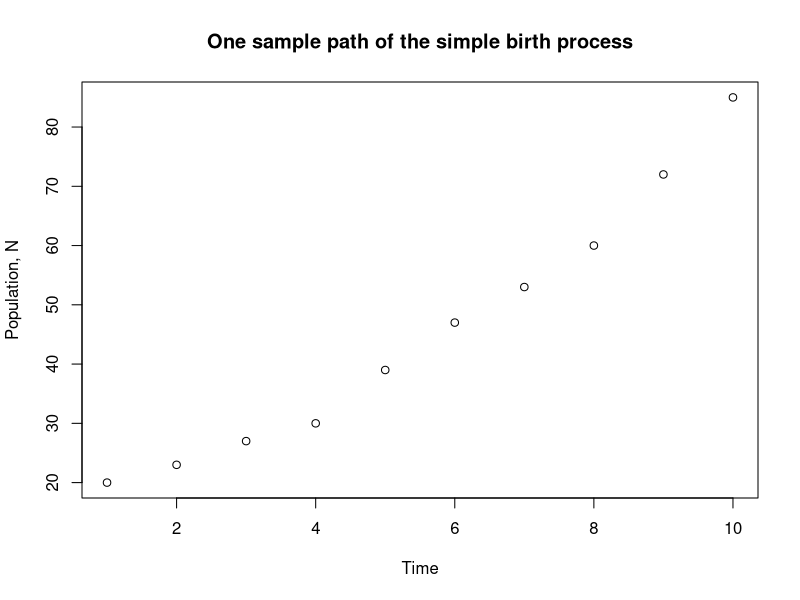
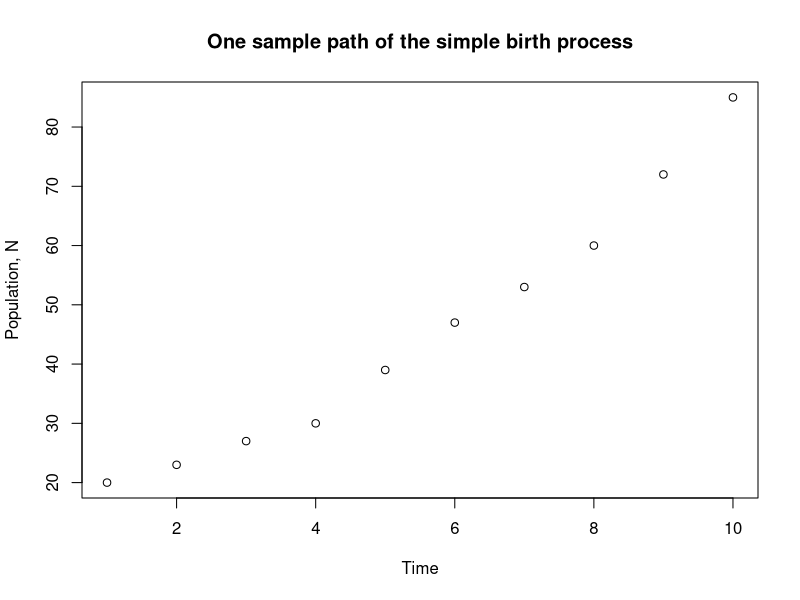
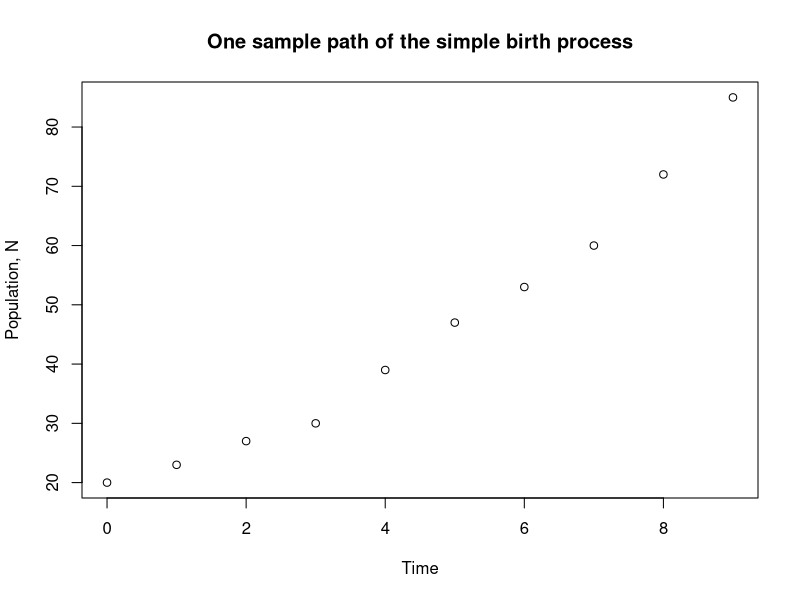
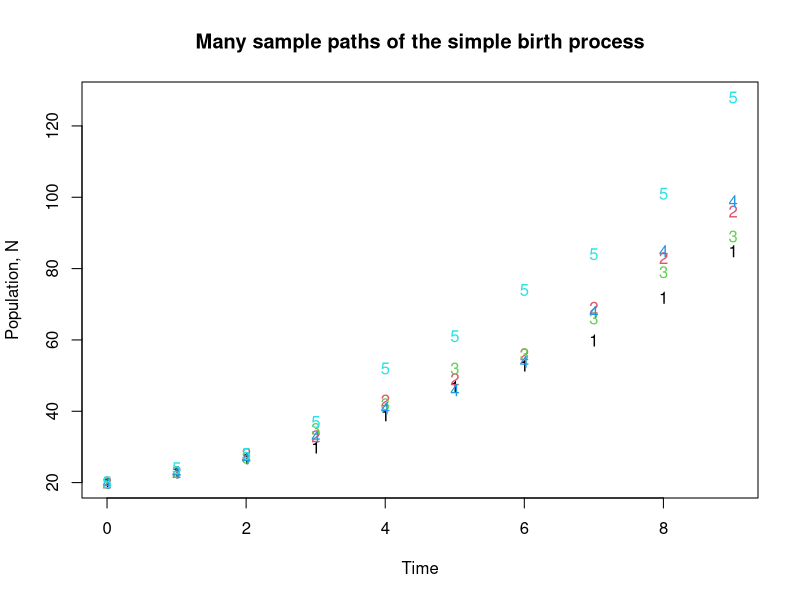
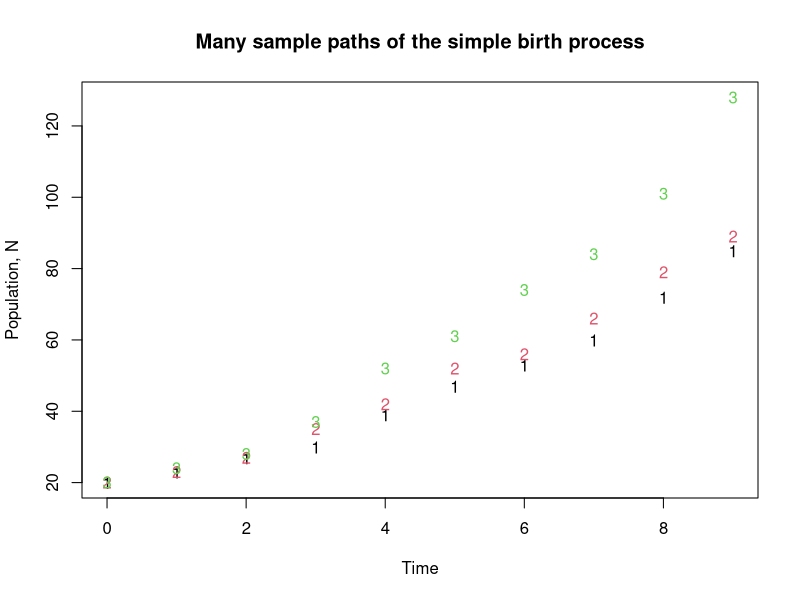
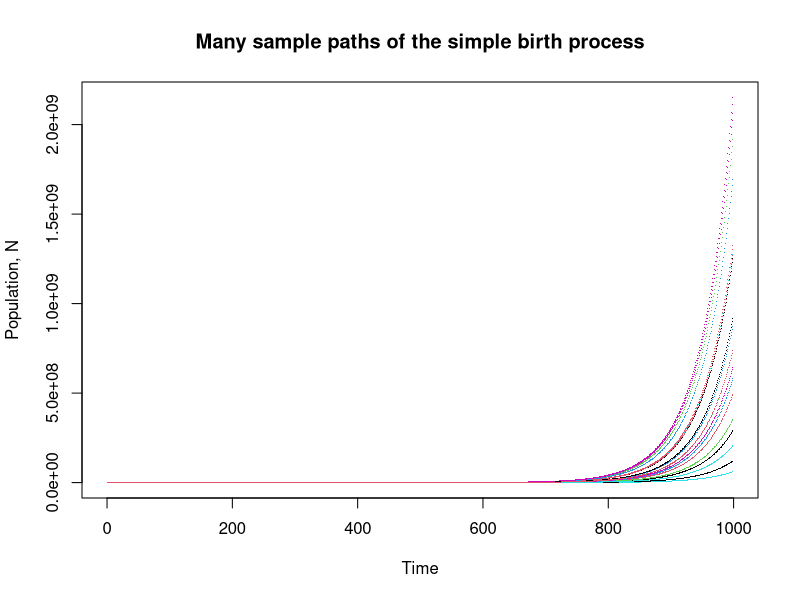
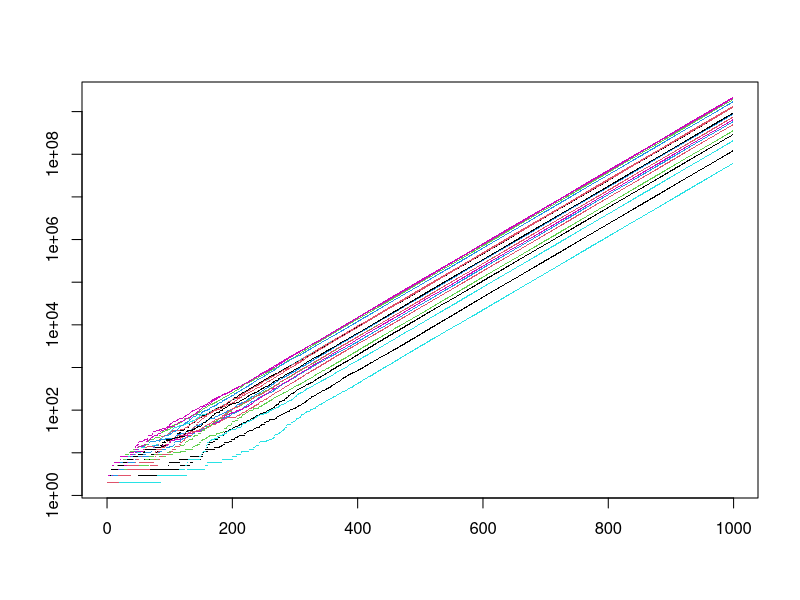
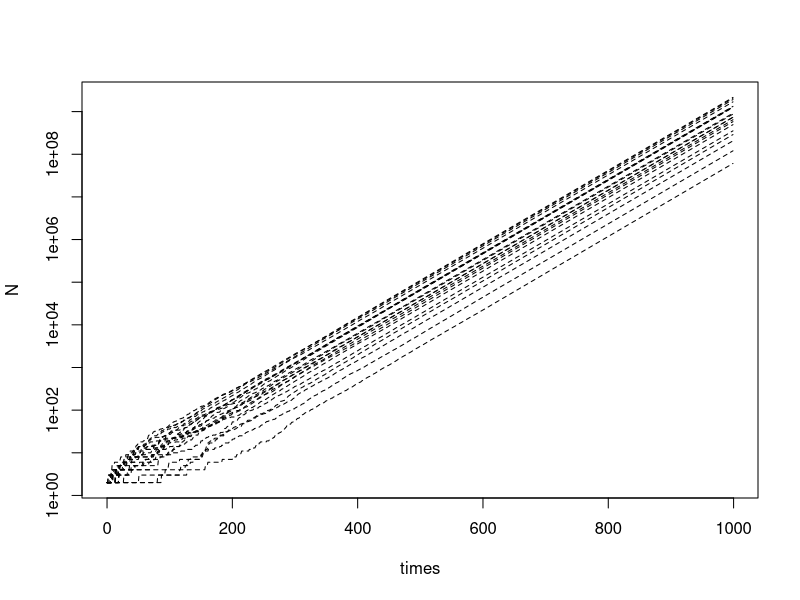

R code for these plots, in order:
## ---- chunk 1
T = 10
No = 20
N = rep(0,length=T)
## ---- chunk 2
N[1] = No
## ---- chunk 3
b = .2
births = rbinom(1,N[1],b)
## ---- chunk 4
for (t in 1:(T-1)) {
  N[t+1] = N[t] + rbinom(1,N[t],b)
}
## ---- chunk 5
 T = 10
 S = 5
 N = matrix(0,nrow = T, ncol = S)
 N[1,] = 20
 b = .2
 for (t in 1:(T-1)) {
     N[t+1,] = N[t,] + rbinom(S,N[t,],b)
   }
## ---- chunk 6
head(N)
## ---- chunk 7
plot(N[,1], 
     xlab="Time",ylab="Population, N",
     main="One sample path of the simple birth process"
		 )
## ---- chunk 8
plot(N[,1],ann=FALSE) 
title(xlab="Time",
ylab="Population, N", 
main="One sample path of the simple birth process")
## ---- chunk 9
times = 1:T - 1
plot(times,N[,1],ann=FALSE) 
title(xlab="Time", 
ylab="Population, N", 
main="One sample path of the simple birth process")
## ---- chunk 10
matplot(times,N,ann=FALSE)
title(xlab="Time", 
  ylab="Population, N", 
  main="Many sample paths of the simple birth process")
## ---- chunk 11
matplot(times,N[,c(1,3,5)],ann=FALSE)
title(xlab="Time", 
  ylab="Population, N", 
  main="Many sample paths of the simple birth process")
## ---- chunk 12
birthprocess = function(b = 0.01, No = 2, T = 200, S = 10) {
    N = matrix(0.0,nrow = T, ncol = S)
    N[1,] = No
    for (t in 1:(T-1)) {
        N[t+1,] = N[t,] + rbinom(S,N[t,],b)
      }
    return(N)
}
## ---- chunk 13
N = birthprocess(b=0.02,No=2,T=1000,S=20)
## ---- chunk 14
times = 0:(dim(N)[1]-1)
matplot(times,N, pch=".",ann=FALSE)
title(xlab="Time", 
      ylab="Population, N", 
      main="Many sample paths of the simple birth process")
## ---- chunk 15
matplot(times,N[,], pch=".", log = "y",ann=FALSE)
## ---- chunk 16
matplot(times,N, col=1, lty = "dashed", type="l",log = "y")
## ---- chunk 17
matplot(times,N,ann=FALSE, 
        col=c("red","green","blue"), 
  lty = c("dashed","dotdash"), 
  type="l",
  log = "y")
## ---- chunk 18
matplot(times,N,ann=FALSE,
        col=c("red","green","blue"), 
  lty = "393C3F",
  type="l",
  log = "y")
## ---- chunk 19
T = dim(N)[1]
S = dim(N)[2]
df = data.frame(
       time = rep(1:T, times=S), 
 		   run = as.factor(rep(1:S,each=T)),
			 population = as.vector(N)
			 )
## ---- chunk 20
str(df)
## ---- chunk 21
library(ggplot2)

ggplot(df,aes(x=time,y=population)) + 
	geom_line(aes(col=run)) +
	scale_y_continuous(trans="log10")
